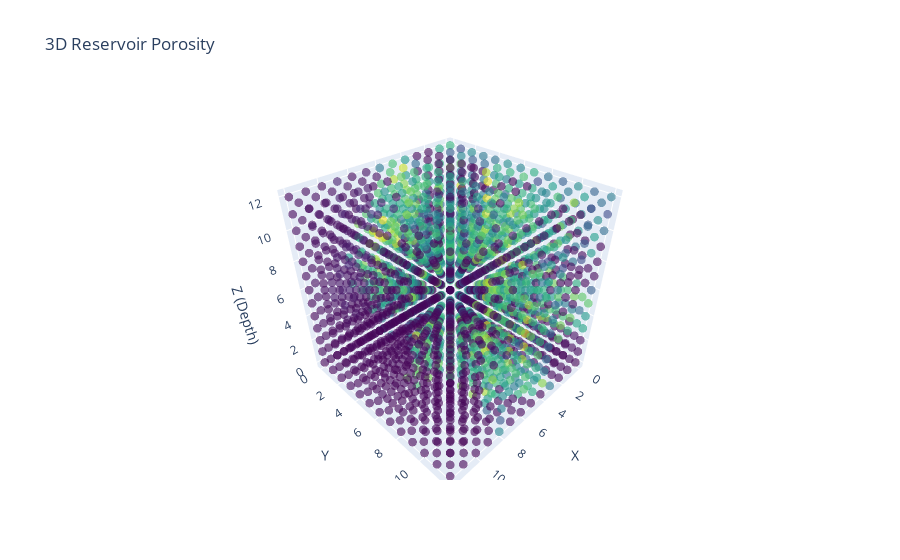

The cell this chart's notebook holds for it:
### Code cell
import numpy as np
import matplotlib.pyplot as plt
from mpl_toolkits.mplot3d import Axes3D
import plotly.graph_objects as go
import re

# === 1. ANALYZER CLASS ===
class AdvancedGRDECLAnalyzer:
    def __init__(self, filename):
        self.filename = filename
        self.keyword_positions = self.find_keyword_positions()
        
    def find_keyword_positions(self):
        keyword_lines = {}
        with open(self.filename, 'r') as f:
            for line_num, line in enumerate(f, 1):
                line = line.strip()
                match = re.match(r'^\s*([A-Z]+)\s*', line)
                if match:
                    keyword = match.group(1)
                    if keyword not in keyword_lines:
                        keyword_lines[keyword] = line_num
        return keyword_lines
    
    def get_keyword_data(self, keyword):
        data = []
        capturing = False
        with open(self.filename, 'r') as f:
            for line in f:
                line = line.strip()
                if line.upper().startswith(keyword):
                    capturing = True
                    continue
                if capturing and (line.startswith('/') or any(line.upper().startswith(kw) for kw in self.keyword_positions if kw != keyword)):
                    break
                if capturing and line and not line.startswith('--'):
                    values = re.findall(r'[-+]?\d*\.?\d+', line)
                    data.extend([float(v) for v in values])
        return np.array(data)

# === 2. CREATE ANALYZER ===
print("Initializing analyzer...")
analyzer = AdvancedGRDECLAnalyzer('C:\\Users\\hesal5042\\Downloads\\50x50x50_Box_Singlefile.grdecl')

# === 3. YOUR 3D VISUALIZATION FUNCTIONS ===
def load_real_porosity_data(analyzer):
    print("Loading real porosity data...")
    poro_flat = analyzer.get_keyword_data('PORO')
    print(f"Loaded {len(poro_flat):,} real porosity values")
    poro_3d = poro_flat.reshape(50, 50, 50, order='F')
    print(f"Reshaped to 3D: {poro_3d.shape}")
    return poro_3d

def simple_3d_scatter(poro_3d, sample_rate=10, threshold=0.15):
    sampled = poro_3d[::sample_rate, ::sample_rate, ::sample_rate]
    mask = sampled > threshold
    z, y, x = np.where(mask)
    values = sampled[mask]
    
    fig = plt.figure(figsize=(12, 8))
    ax = fig.add_subplot(111, projection='3d')
    scatter = ax.scatter(x, y, z, c=values, cmap='viridis', s=10, alpha=0.6, marker='o')
    ax.set_xlabel('X Axis'); ax.set_ylabel('Y Axis'); ax.set_zlabel('Z Axis (Depth)')
    ax.set_title(f'3D Porosity Distribution (> {threshold})')
    plt.colorbar(scatter, label='Porosity')
    plt.show()

def plotly_3d_simple(poro_3d, sample_rate=4):
    sampled = poro_3d[::sample_rate, ::sample_rate, ::sample_rate]
    z, y, x = np.indices(sampled.shape)
    fig = go.Figure(data=go.Scatter3d(
        x=x.flatten(), y=y.flatten(), z=z.flatten(),
        mode='markers', marker=dict(size=3, color=sampled.flatten(), colorscale='Viridis', opacity=0.6)
    ))
    fig.update_layout(title='3D Reservoir Porosity', scene=dict(xaxis_title='X', yaxis_title='Y', zaxis_title='Z (Depth)'))
    fig.show()

# === 4. RUN EVERYTHING ===
poro_3d = load_real_porosity_data(analyzer)
simple_3d_scatter(poro_3d)
plotly_3d_simple(poro_3d)

### Figure 1 — Plotly figure (JSON) as saved in the notebook; plotly's stock layout.template omitted (floating-point values rounded to 4 significant figures; data arrays with more than 128 entries replaced by an {"elided": "..."} marker saying what was removed)
{"data": [{"marker": {"color": {"elided": "2197 float values"}, "colorscale": [[0, "#440154"], [0.1111, "#482878"], [0.2222, "#3e4989"], [0.3333, "#31688e"], [0.4444, "#26828e"], [0.5556, "#1f9e89"], [0.6667, "#35b779"], [0.7778, "#6ece58"], [0.8889, "#b5de2b"], [1, "#fde725"]], "opacity": 0.6, "size": 3}, "mode": "markers", "type": "scatter3d", "x": {"elided": "2197 int values"}, "y": {"elided": "2197 int values"}, "z": {"elided": "2197 int values"}}], "layout": {"scene": {"xaxis": {"title": {"text": "X"}}, "yaxis": {"title": {"text": "Y"}}, "zaxis": {"title": {"text": "Z (Depth)"}}}, "title": {"text": "3D Reservoir Porosity"}}}
